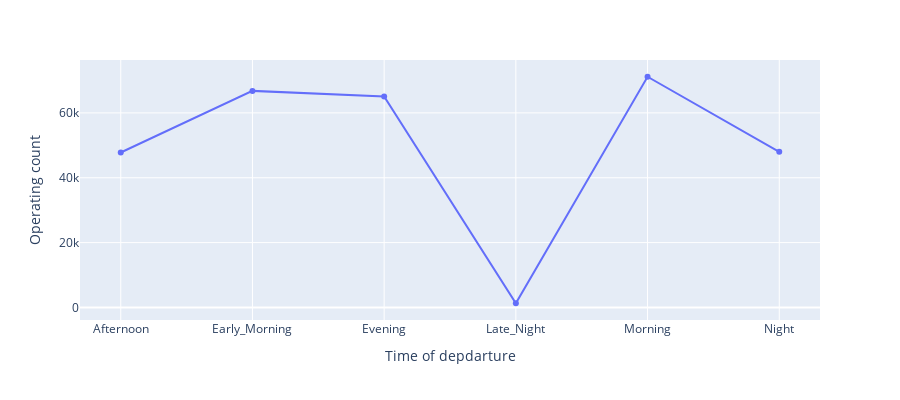

Write notebook code for a chart like this one.
### Markdown cell above
## The timing of flights throughout the day

### Code cell
#What are the times at which the cities are operating most of their flights
import plotly.express as px

departure_time = df.groupby('departure_time').count()['airline']
cities = [i for i,df in df.groupby('departure_time')]
px.line(x = cities,y = departure_time,width=900,height=400,labels={'x':"Time of depdarture",'y':'Operating count'},markers=True)

### Figure 1 — Plotly figure (JSON) as saved in the notebook; plotly's stock layout.template omitted (floating-point values rounded to 4 significant figures)
{"data": [{"hovertemplate": "Time of depdarture=%{x}<br>Operating count=%{y}<extra></extra>", "legendgroup": "", "line": {"color": "#636efa", "dash": "solid"}, "marker": {"symbol": "circle"}, "mode": "lines+markers", "name": "", "orientation": "v", "showlegend": false, "type": "scatter", "x": ["Afternoon", "Early_Morning", "Evening", "Late_Night", "Morning", "Night"], "xaxis": "x", "y": [47794, 66790, 65051, 1306, 71146, 48015], "yaxis": "y"}], "layout": {"height": 400, "legend": {"tracegroupgap": 0}, "margin": {"t": 60}, "width": 900, "xaxis": {"anchor": "y", "domain": [0, 1], "title": {"text": "Time of depdarture"}}, "yaxis": {"anchor": "x", "domain": [0, 1], "title": {"text": "Operating count"}}}}
